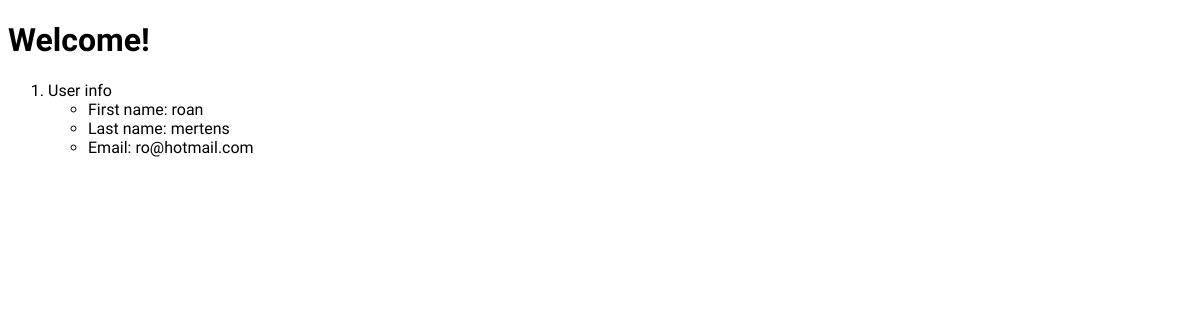
Before: /users/ with the older database file.
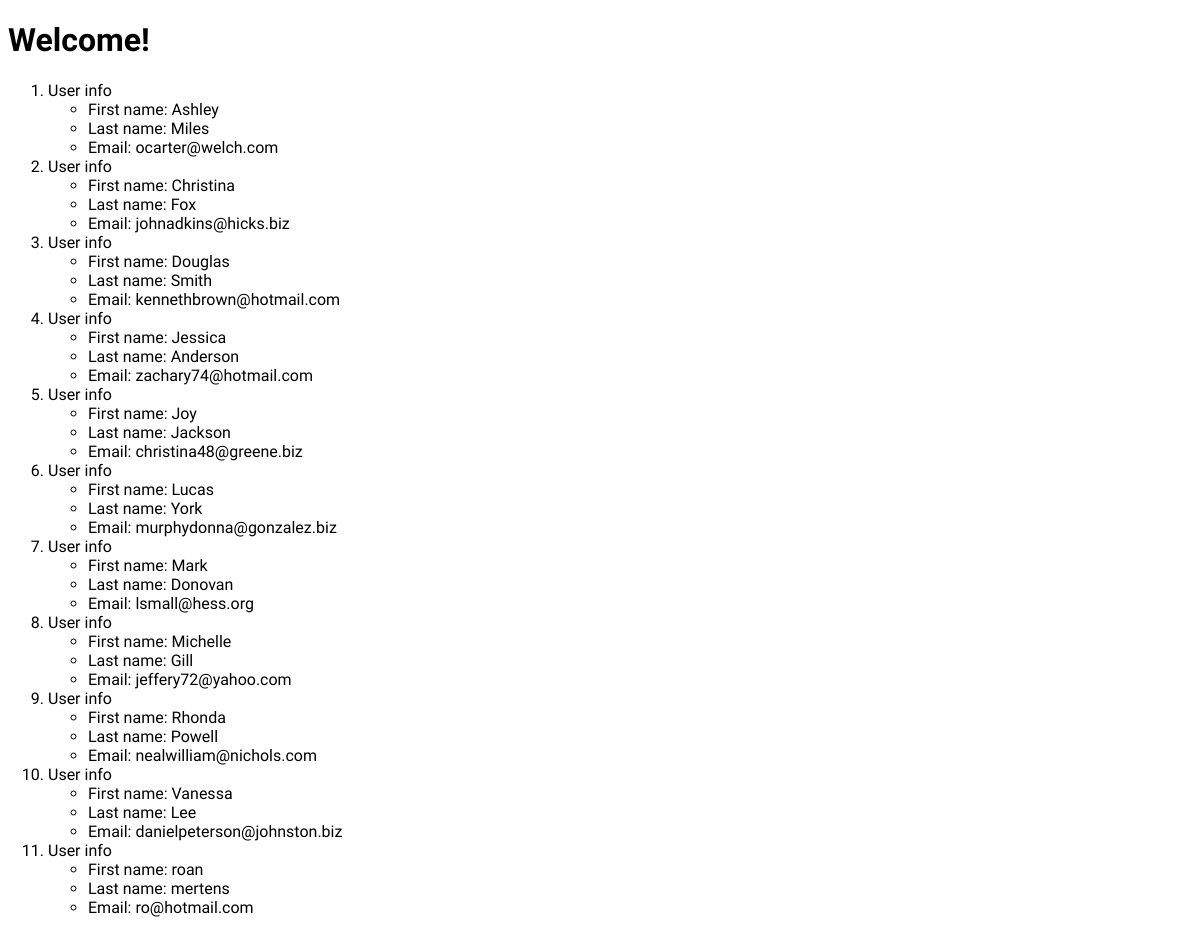
After: the same page with the newer database file.
### second_app/models.py (models this page shows, shortened)
class User(models.Model):
  first_name = models.CharField(max_length=263)
  last_name = models.CharField(max_length=263)
  email = models.EmailField(max_length=263,unique=True)

### second_app/views.py (the view)
# urls.py: path('users/',views.user,name='user'),
def user(request):
  user_list = User.objects.order_by('first_name')
  user_dict = {'user_data' : user_list}
  return render(request,'second_app/user.html',context=user_dict)

### templates/second_app/user.html (shortened to what this page needs)
<!DOCTYPE html>
{% load staticfiles %}
<html>
  <head>
  <link rel="stylesheet" type="text/css" href="{% static "css/my_style.css"%}">
  </head>
  <body>
    <h1>Welcome!</h1>
    <div class="userlist">
      {% if user_data %}
      <ol>
      {% for user in user_data %}
        <li>User info</li>
            <ul>
              <li>First name: {{ user.first_name }}</li>
              <li>Last name: {{ user.last_name }}</li>
              <li>Email: {{ user.email }}</li>
            </ul>
        {% endfor %}
        </ol>
        {% else %}
        <p>No user data available</p>
        {% endif %}
    </div>
  </body>
</html>

### static/CSS/my_style.css (style rules this page uses)
body { font-family: 'Raleway', sans-serif; }

Changed rows visible on the page:
added User: first_name "Ashley", last_name "Miles", email "ocarter@welch.com"
added User: first_name "Christina", last_name "Fox", email "johnadkins@hicks.biz"
added User: first_name "Douglas", last_name "Smith", email "kennethbrown@hotmail.com"
added User: first_name "Jessica", last_name "Anderson", email "zachary74@hotmail.com"
added User: first_name "Joy", last_name "Jackson", email "christina48@greene.biz"
added User: first_name "Lucas", last_name "York", email "murphydonna@gonzalez.biz"
added User: first_name "Mark", last_name "Donovan", email "lsmall@hess.org"
added User: first_name "Michelle", last_name "Gill", email "jeffery72@yahoo.com"
added User: first_name "Rhonda", last_name "Powell", email "nealwilliam@nichols.com"
added User: first_name "Vanessa", last_name "Lee", email "danielpeterson@johnston.biz"
